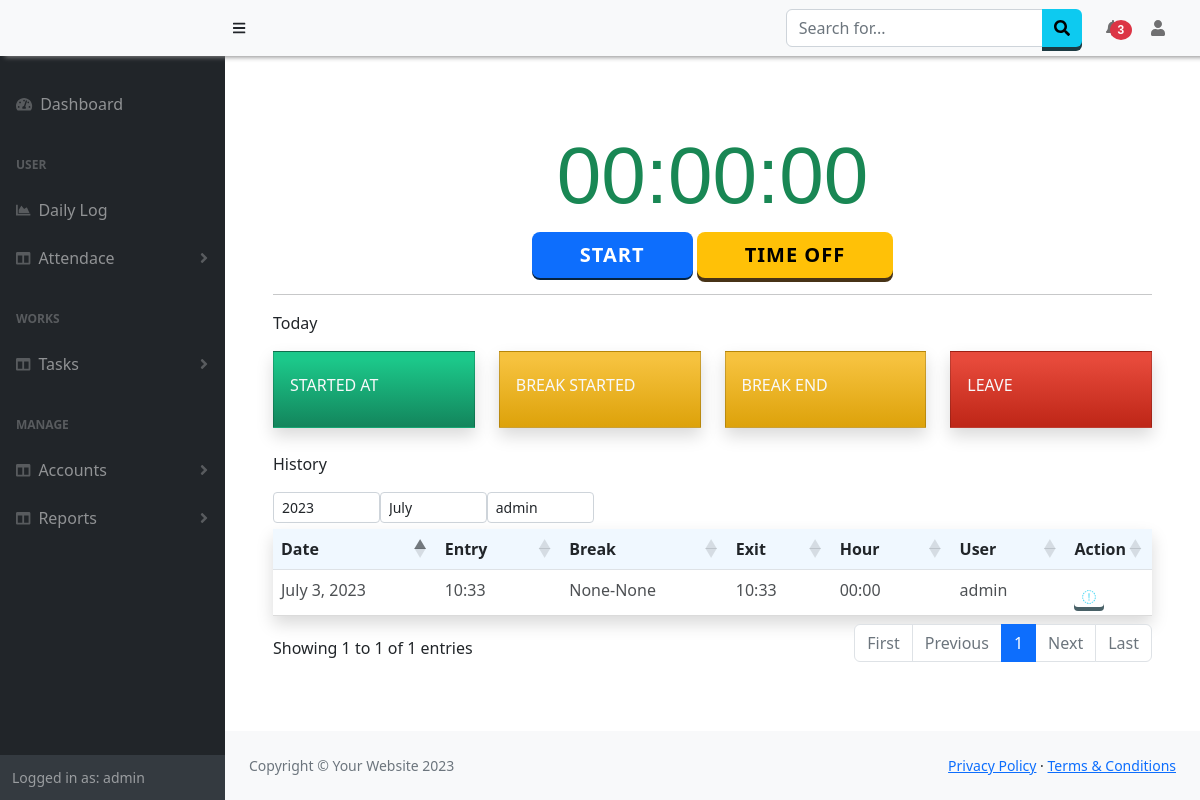
The app's page /Attendance/Details (signed in) with its own data.
### Attendance/models.py (models this page shows)
class Attendance(models.Model):
    date = models.DateField(auto_now_add=True,null=True)
    day = models.CharField(max_length=50,null=True)
    user = models.ForeignKey(User, null=True, on_delete= models.SET_NULL)
    entry = models.CharField(max_length=50)
    lbreak1 = models.CharField(max_length=50,null=True)
    lbreak2 = models.CharField(max_length=50,null=True)
    exit = models.CharField(max_length=50, null=True)
    hour = models.CharField(max_length=50, null=True)
    type = models.CharField(max_length=50,null=True,default=None)
    start_location = models.CharField(max_length=500, null=True)
    stop_location = models.CharField(max_length=500, null=True)

### Attendance/views.py (the view)
# urls.py: path('Details', views.attendance, name='attendance'),
def attendance(request):
    if request.user.is_authenticated:
        allusers =User.objects.all().values('id','username')
        btnTrack=TrackAttendance.objects.get(user=request.user)
        attenType = userDetails.objects.get(user=request.user)
        date = datetime.date.today()
        if request.user.is_superuser:
            result = Attendance.objects.filter(date__year=date.year,date__month =date.month,user=request.user) # 1=january
        else:
            result = Attendance.objects.filter(date__year=date.year,date__month =date.month, user=request.user)
        gettoday = Attendance.objects.filter(user=request.user,date=date)
        if gettoday.first() != None:
            today = gettoday.first()
        else :
            today = "None"
        data = {
            'result': result,
            'users' :allusers,
            'btn' :btnTrack,
            'attendanceType':attenType,
            'today':today
        }
        return render(request, 'Attendance/attendance.html',data)
    else:
        return HttpResponseRedirect(reverse('login'))

### Attendance/templates/Attendance/attendance.html (shortened to what this page needs)
{% extends "base.html" %}
{% block content %}
<div class="">
  <div class="mt-4">
    <h1 class="display-1 text-success"><span id="trackTime">00:00:00</span></h1>
    <div class="text-center">
      <button name="start1" class="btn btn-lg btn-primary ps-5 pe-5" style="display:{% if btn.btn1 == True or today.exit != None %}none;{% elif btn.btn1 == False  %}; {% endif %}" onclick="make_attendance('start',{{today.exit}})" id="btnstart">Start</button>
      <button name="stop" class="btn btn-lg btn-warning ps-5 pe-5" style="display:{% if btn.btn2 == True or today.lbreak1 != None or today.exit != None %}none;{% elif btn.btn2 == False %}; {% endif %}" onclick="make_attendance('break')" id="btnbreak1">Time Off</button>
    </div>
  </div>
  <hr>
  <div class="row">
    <p>Today</p>
    <div class="col-xl-3 col-md-6 mb-8 ">
      <div class="card border-left shadow h-100 py-2 bg-gradient-success text-light rounded-0">
          <div class="card-body">
              <div class="row no-gutters align-items-center">
                  <div class="col mr-2">
                      <div class="text-xs font-weight-bold text-uppercase mb-1">
                          <h6>Started At</h6></div>
                  </div>
              </div>
          </div>
      </div>
    </div>
    <div class="col-xl-3 col-md-6 mb-8">
      <div class="card border-left shadow h-100 py-2 bg-gradient-warning text-light rounded-0">
          <div class="card-body">
              <div class="row no-gutters align-items-center">
                  <div class="col mr-2">
                      <div class="text-xs font-weight-bold text-uppercase mb-1">
                          <h6>Break Started</h6></div>
                  </div>
              </div>
          </div>
      </div>
    </div>
    <div class="col-xl-3 col-md-6 mb-8">
      <div class="card border-left shadow h-100 py-2 bg-gradient-warning text-light rounded-0">
          <div class="card-body">
              <div class="row no-gutters align-items-center">
                  <div class="col mr-2">
                      <div class="text-xs font-weight-bold text-uppercase mb-1">
                          <h6>Break End</div>
                  </div>
              </div>
          </div>
      </div>
    </div>
    <div class="col-xl-3 col-md-6 mb-8">
      <div class="card border-left shadow h-100 py-2 bg-gradient-danger text-light rounded-0">
          <div class="card-body">
              <div class="row no-gutters align-items-center">
                  <div class="col mr-2">
                      <div class="text-xs font-weight-bold text-uppercase mb-1">
                          <h6>Leave</div>
                  </div>
              </div>
          </div>
      </div>
    </div>
  </div>
  <div class="row mt-4">
    <p>History</p>
    <div class="text-right w-50">
    <select class="form-control form-control-sm w-25" id="year" style="float:left;" onchange="getMonthData()">
      <option value="2023">2023</option>
    </select>
      <select class="form-control form-control-sm col-xs-2 w-25" id="month" style="float:left;" onchange="getMonthData()">
        <option value="7">July</option>
      </select>
      {% if user.is_superuser or perms.Attendance.view_attendance %}
      <select class="form-control form-control-sm col-xs-2 w-25" id="user_s" style="float:left;" onchange="getMonthData()">
        <option value="{{user.id}}">{{user.username}}</option>
      </select>
      {% endif %}
    </div>
  </div>
  <div class="table-wrap table-responsive-sm">
      <table class="table table-hover  shadow " id="example" style="width:100%;">
        <thead id="thead">
          <tr>
            <th>Date</th>
            <th>Entry</th>
            <th>Break</th>
            <th>Exit</th>
            <th>Hour</th>
            {% if user.is_superuser %}<th>User</th><th style="width:1%;">Action</th>{% endif %}
          </tr>
        </thead>
        <tbody id="tbody">
          {% for n in result %}
          <tr><td>{{n.date}}</td><td>{{n.entry}}</td><td>{{n.lbreak1}}-{{n.lbreak2}}</td><td>{{n.exit}}</td><td>{{n.hour}}</td>
            {% if user.is_superuser %}
            <td>{{n.user.username}}</td>
            <td>
              <a onclick = "viewLocation({{n.id}})"  id="a_details" class="btn btn-info btn-sm bg-transparent p-2 border-0 pb-0"><i class="fas fa-sharp fa-solid fa-location-arrow text-info"></i></a>
            </td>
            {% endif %}
            </tr>
          {% endfor%}
        </tbody>
      </table>
    </div>
</div>
{% endblock %}

### templates/base.html (shortened to what this page needs)
<!DOCTYPE html>
<html lang="en">
    <head>
        <link href="https://cdn.jsdelivr.net/npm/simple-datatables@7.1.2/dist/style.min.css" rel="stylesheet" />
        <link href="/static/css/styles.css" rel="stylesheet" />
        <link href="/static/css/customSB.css" rel="stylesheet" />
    </head>
    <body class="sb-nav-fixed" >
        <nav class="sb-topnav navbar navbar-expand-sm navbar-light bg-light fixed-top" style=" box-shadow: 5px 1px 5px #888888;">
            <a class="navbar-brand ps-3 bg-light" href="{% url 'home' %}">{{request.session.company}}</a>
            <button class="btn btn-link btn-sm order-2 order-lg-0 me-4 me-lg-0" id="sidebarToggle" href="#!"><i class="fas fa-bars"></i></button>
            <form class="d-none d-md-inline-block form-inline ms-auto me-0 me-md-3 my-2 my-md-0">
                <div class="input-group">
                    <input class="form-control" type="text" placeholder="Search for..." aria-label="Search for..." aria-describedby="btnNavbarSearch" />
                    <button class="btn btn-info" id="btnNavbarSearch" type="button"><i class="fas fa-search"></i></button>
                </div>
            </form>
            <ul class="navbar-nav ms-auto ms-md-0 ">
                <li class="nav-item dropdown">
                    <a class="nav-link dropdown-toggle" id="navbarDropdown" href="#" role="button" data-bs-toggle="dropdown" aria-expanded="false"> <span class="badge badge-sm badge-danger badge-counter bg-danger rounded-circle " style="margin-left:-10px;">3</span></a>
                </li>
            </ul>
            <ul class="navbar-nav  ms-md-0 me-3 me-lg-4">
                <li class="nav-item dropdown">
                    <a class="nav-link dropdown-toggle" id="navbarDropdown" href="#" role="button" data-bs-toggle="dropdown" aria-expanded="false"><i class="fas fa-user fa-fw"></i></a>
                </li>
            </ul>
        </nav>
        <div id="layoutSidenav">
            <div id="layoutSidenav_nav">
                <nav class="sb-sidenav accordion sb-sidenav-dark" id="sidenavAccordion" >
                    <div class="sb-sidenav-menu" >
                        <div class="nav">
                            <a class="nav-link mt-4" href="{% url 'home' %}">
                                <div class="sb-nav-link-icon"><i class="fas fa-tachometer-alt"></i></div>
                                Dashboard
                            </a>
                            <div class="sb-sidenav-menu-heading">User</div>
                            <a class="nav-link" href="{% url 'dailylog' %}">
                                <div class="sb-nav-link-icon"><i class="fas fa-chart-area"></i></div>
                                Daily Log
                            </a>
                            <a class="nav-link collapsed" href="#" data-bs-toggle="collapse" data-bs-target="#collapseAttendance" aria-expanded="false" aria-controls="collapseLayouts">
                                <div class="sb-nav-link-icon"><i class="fas fa-columns"></i></div>
                                Attendace
                                <div class="sb-sidenav-collapse-arrow"><i class="fas fa-angle-down"></i></div>
                            </a>
                            <div class="sb-sidenav-menu-heading">Works</div>
                            <a class="nav-link collapsed" href="#" data-bs-toggle="collapse" data-bs-target="#collapseLayouts" aria-expanded="false" aria-controls="collapseLayouts">
                                <div class="sb-nav-link-icon"><i class="fas fa-columns"></i></div>
                                Tasks
                                <div class="sb-sidenav-collapse-arrow"><i class="fas fa-angle-down"></i></div>
                            </a>
                            <div class="sb-sidenav-menu-heading">Manage</div>
                            <a class="nav-link collapsed" href="#" data-bs-toggle="collapse" data-bs-target="#collapseDetails" aria-expanded="false" aria-controls="collapseLayouts">
                                <div class="sb-nav-link-icon"><i class="fas fa-columns"></i></div>
                                Accounts
                                <div class="sb-sidenav-collapse-arrow"><i class="fas fa-angle-down"></i></div>
                            </a>
                            <a class="nav-link collapsed" href="#" data-bs-toggle="collapse" data-bs-target="#collapseReports" aria-expanded="false" aria-controls="collapseLayouts">
                                <div class="sb-nav-link-icon"><i class="fas fa-columns"></i></div>
                                Reports
                                <div class="sb-sidenav-collapse-arrow"><i class="fas fa-angle-down"></i></div>
                            </a>
                        </div>
                    </div>
                    <div class="sb-sidenav-footer">
                        <div class="small">Logged in as: {{ user.username}}</div>
                    </div>
                </nav>
            </div>
            <div id="layoutSidenav_content">
                <main class="p-5" >
                    {% block content %}
                {% endblock %}
                </main>
                <footer class="py-4 bg-light mt-auto">
                    <div class="container-fluid px-4">
                        <div class="d-flex align-items-center justify-content-between small">
                            <div class="text-muted">Copyright &copy; Your Website 2023</div>
                            <div>
                                <a href="#">Privacy Policy</a>
                                &middot;
                                <a href="#">Terms &amp; Conditions</a>
                            </div>
                        </div>
                    </div>
                </footer>
            </div>
        </div>
        <link href="https://cdnjs.cloudflare.com/ajax/libs/twitter-bootstrap/5.2.0/css/bootstrap.min.css" rel="stylesheet" type="text/css">
        <link href="https://cdn.datatables.net/1.13.1/css/dataTables.bootstrap5.min.css" rel="stylesheet" type="text/css">
    </body>
</html>

### static/css/customSB.css (style rules this page uses)
.bg-gradient-success { background-color: #1cc88a; background-image: linear-gradient(180deg, #1cc88a 10%, #13855c 100%); background-size: cover; }
.bg-gradient-warning { background-color: #f6c23e; background-image: linear-gradient(180deg, #f6c23e 10%, #dda20a 100%); background-size: cover; }
.bg-gradient-danger { background-color: #e74a3b; background-image: linear-gradient(180deg, #e74a3b 10%, #be2617 100%); background-size: cover; }

### Attendance/templates/Attendance/attendance.html (style rules this page uses)
h1, h3, span { text-align: center; font-family: sans-serif; }
h1 span { padding: 5px; }

### templates/base.html (style rules this page uses)
.dropdown-toggle:after { display: none !important; }
thead { background-color:aliceblue !important; }
th { font-weight:600 !important; }
tbody tr { opacity:0.8; border-top:1px solid lightgray; border-bottom:1px solid lightgray; }
.navbar,.sb-sidenav { background-color:DodgerBlue important; }
.btn { outline: none; cursor: pointer; border: none !important; display: block; position: relative; font-size: 16px ; font-weight: 600 !important; color: #fff; text-transform: uppercase; letter-spacing: 1px; }
.btn-primary { background-color: #0275d8; box-shadow: 0 2px #052341; }
.btn-info { background-color: #5bc0de; box-shadow: 0 4px #1C3A42; }
.btn-warning { background-color: #f0ad4e; box-shadow: 0 4px #473317; }

### records on screen
Attendance: date "July 3, 2023", entry "10:33", lbreak1 "None", lbreak2 "None", exit "10:33", hour "00:00", user.username "admin"

### other values on screen
{{ user.username }} "admin"
